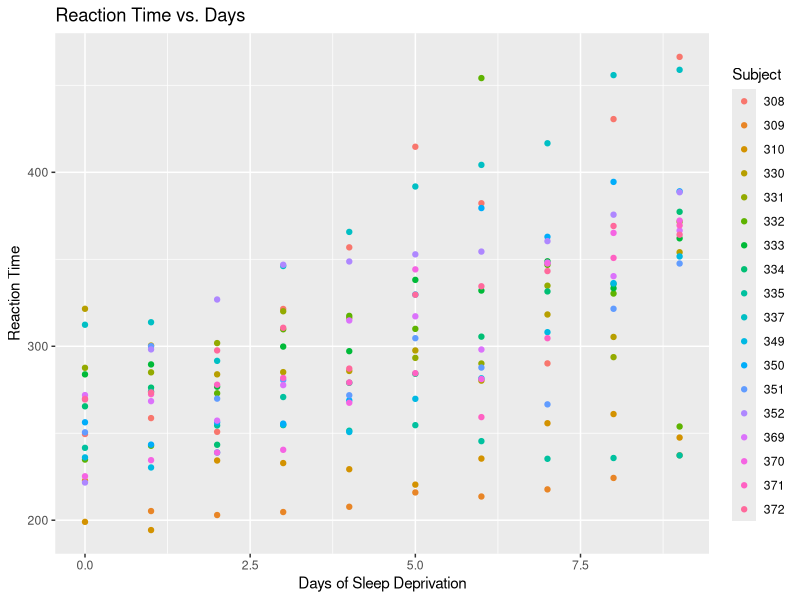
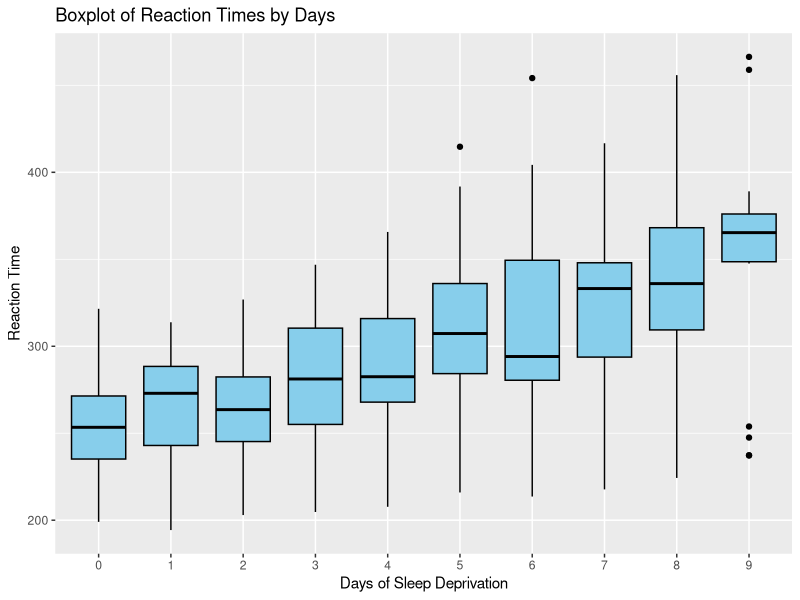
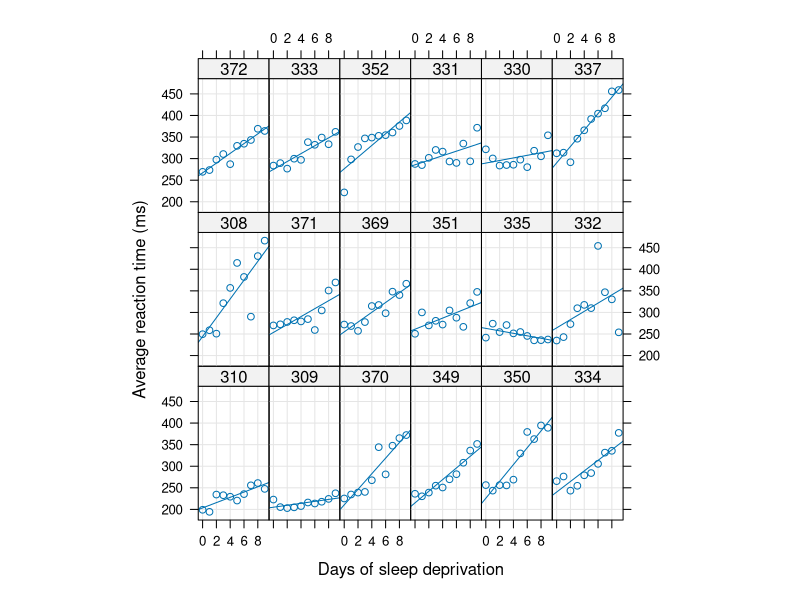
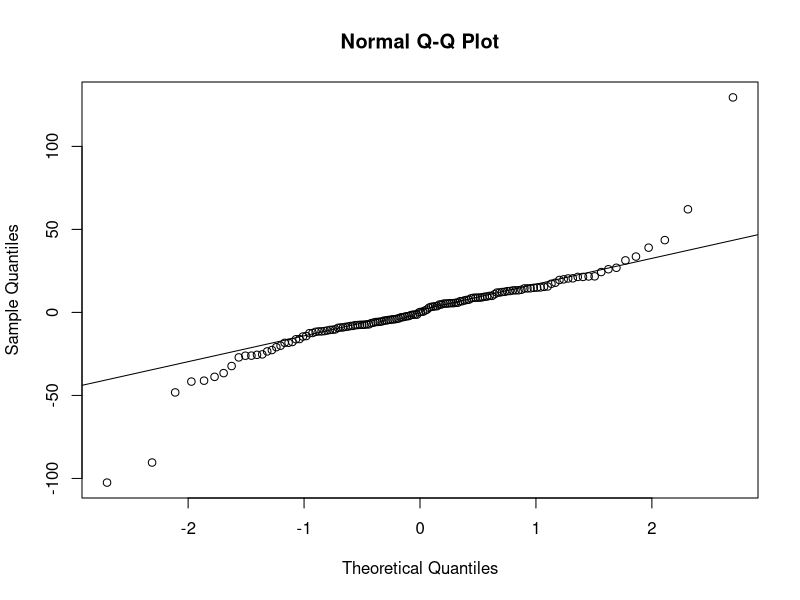
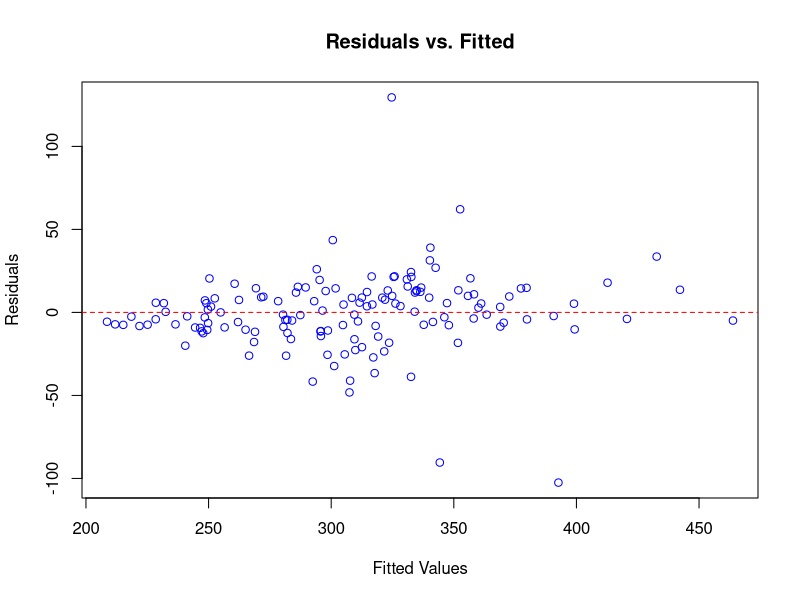

Here is the R script that generated these plots, in order:


# Load required libraries
library(lme4)
library(ggplot2)
install.packages("lattice")
#1a
#Load the "sleepstudy" dataset built in R
data("sleepstudy")
library(psych)
describe(sleepstudy)

#1b.
#Explore the structure of the dataset

str(sleepstudy)
# The dataset has 180 observations of 3 variables
?sleepstudy
#Reaction :Average reaction time (ms)
#Days: Number of days of sleep deprivation
#Subject: Subject number on which the observation was made.


#1c.
# Visualize the data
# a scatter plot of Reaction vs. Days


ggplot(sleepstudy, aes(x = Days, y = Reaction, color = Subject)) +
  geom_point() +
  labs(title = "Reaction Time vs. Days",
       x = "Days of Sleep Deprivation",
       y = "Reaction Time")





#2a.
#  summary statistics
summary(sleepstudy[, c("Reaction", "Days")])

#2b.
# Create to better understand the distribution of reaction times
#over different days

ggplot(sleepstudy, aes(x = as.factor(Days), y = Reaction)) +
  geom_boxplot(fill = "skyblue", color = "black") +
  labs(title = "Boxplot of Reaction Times by Days",
       x = "Days of Sleep Deprivation",
       y = "Reaction Time")




#3a.
#Fit a mixed-effects model

require(lattice)
xyplot(Reaction ~ Days | Subject, sleepstudy, type = c("g","p","r"),
       index = function(x,y) coef(lm(y ~ x))[1],
       xlab = "Days of sleep deprivation",
       ylab = "Average reaction time (ms)", aspect = "xy")
(M1 <- lmer(Reaction ~ Days + (Days|Subject), sleepstudy, subset=Days>=2))
## independent model
(M2 <- lmer(Reaction ~ Days + (1|Subject) + (0+Days|Subject), sleepstudy, subset=Days>=2))

anova(M1, M2)
summary(M2)

#4.
# print model summary
summary(M1)




# 6.  Analysis of Residual
# Conduct residual analysis:plot residuals vs. fitted values
# Create a scatterplot of residuals vs. fitted values
 

# Fitting the mixed-effects model

# Obtain model residuals
residuals <- resid(M1)

# Checking for normality of residuals with  Q-Q plot
qqnorm(residuals)
qqline(residuals)

#Assuming fm1 is our selected model for validation
residuals_M1 <- residuals(M1)
fitted_values_M1 <- fitted(M1)

# Create a scatterplot of residuals vs. fitted values
plot(fitted_values_M1, residuals_M1, 
     main = "Residuals vs. Fitted",
     xlab = "Fitted Values", 
     ylab = "Residuals",
     col = "blue")  # Adjust the color for better visibility

abline(h = 0, col = "red", lty = 2)









